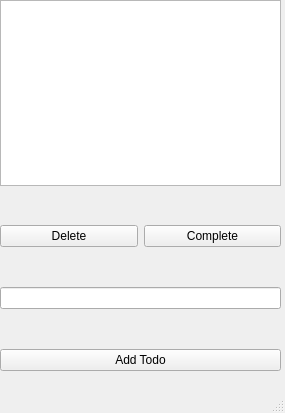
<?xml version="1.0" encoding="UTF-8"?>
<ui version="4.0">
 <class>MainWindow</class>
 <widget class="QMainWindow" name="MainWindow">
  <property name="geometry">
   <rect>
    <x>0</x>
    <y>0</y>
    <width>285</width>
    <height>413</height>
   </rect>
  </property>
  <property name="windowTitle">
   <string>MainWindow</string>
  </property>
  <widget class="QWidget" name="centralwidget">
   <widget class="QWidget" name="gridLayoutWidget">
    <property name="geometry">
     <rect>
      <x>0</x>
      <y>0</y>
      <width>281</width>
      <height>371</height>
     </rect>
    </property>
    <layout class="QGridLayout" name="gridLayout">
     <item row="0" column="0">
      <widget class="QListView" name="todoView"/>
     </item>
     <item row="2" column="0">
      <layout class="QHBoxLayout" name="horizontalLayout">
       <item>
        <widget class="QPushButton" name="deleteButton">
         <property name="text">
          <string>Delete</string>
         </property>
        </widget>
       </item>
       <item>
        <widget class="QPushButton" name="completeButton">
         <property name="text">
          <string>Complete</string>
         </property>
        </widget>
       </item>
      </layout>
     </item>
     <item row="3" column="0">
      <spacer name="verticalSpacer_2">
       <property name="orientation">
        <enum>Qt::Vertical</enum>
       </property>
       <property name="sizeHint" stdset="0">
        <size>
         <width>20</width>
         <height>40</height>
        </size>
       </property>
      </spacer>
     </item>
     <item row="4" column="0">
      <widget class="QLineEdit" name="todoEdit"/>
     </item>
     <item row="6" column="0">
      <widget class="QPushButton" name="addButton">
       <property name="text">
        <string>Add Todo</string>
       </property>
      </widget>
     </item>
     <item row="1" column="0">
      <spacer name="verticalSpacer">
       <property name="orientation">
        <enum>Qt::Vertical</enum>
       </property>
       <property name="sizeHint" stdset="0">
        <size>
         <width>20</width>
         <height>40</height>
        </size>
       </property>
      </spacer>
     </item>
     <item row="5" column="0">
      <spacer name="verticalSpacer_3">
       <property name="orientation">
        <enum>Qt::Vertical</enum>
       </property>
       <property name="sizeHint" stdset="0">
        <size>
         <width>20</width>
         <height>40</height>
        </size>
       </property>
      </spacer>
     </item>
    </layout>
   </widget>
  </widget>
  <widget class="QMenuBar" name="menubar">
   <property name="geometry">
    <rect>
     <x>0</x>
     <y>0</y>
     <width>285</width>
     <height>21</height>
    </rect>
   </property>
  </widget>
  <widget class="QStatusBar" name="statusbar"/>
 </widget>
 <resources/>
 <connections/>
</ui>
